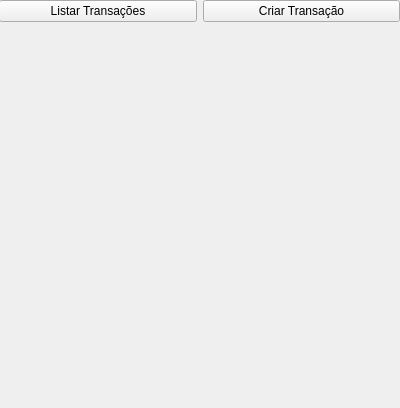
<?xml version="1.0" encoding="UTF-8"?>
<ui version="4.0">
 <class>Admin</class>
 <widget class="QWidget" name="Admin">
  <property name="geometry">
   <rect>
    <x>0</x>
    <y>0</y>
    <width>400</width>
    <height>408</height>
   </rect>
  </property>
  <property name="windowTitle">
   <string>Form</string>
  </property>
  <widget class="QWidget" name="">
   <property name="geometry">
    <rect>
     <x>-1</x>
     <y>0</y>
     <width>401</width>
     <height>411</height>
    </rect>
   </property>
   <layout class="QVBoxLayout" name="verticalLayout_2">
    <item>
     <layout class="QHBoxLayout" name="horizontalLayout">
      <item>
       <widget class="QPushButton" name="listar_transacoes">
        <property name="text">
         <string>Listar Transações</string>
        </property>
       </widget>
      </item>
      <item>
       <widget class="QPushButton" name="cria_transacoes">
        <property name="text">
         <string>Criar Transação</string>
        </property>
       </widget>
      </item>
     </layout>
    </item>
    <item>
     <layout class="QVBoxLayout" name="transacoes"/>
    </item>
    <item>
     <spacer name="verticalSpacer">
      <property name="orientation">
       <enum>Qt::Vertical</enum>
      </property>
      <property name="sizeHint" stdset="0">
       <size>
        <width>20</width>
        <height>40</height>
       </size>
      </property>
     </spacer>
    </item>
   </layout>
  </widget>
 </widget>
 <resources/>
 <connections/>
</ui>
